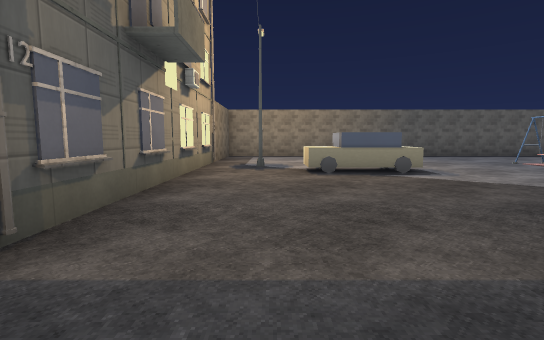
View 1 (above)

18 first-person views from a walk through a level from a Godot 3-D game. The camera is 1.2 m above the floor, tilts 6° down and sees 85° across. The floor is counted in squares, 2 m on a side. Each view is taken from the middle of a square. On the plan, view 1 faces up. The plan holds only what a view shows up to about 9 squares ahead; the rest is blank. The place goes on beyond the plan. Some surface patterns are stand-ins.

View 2
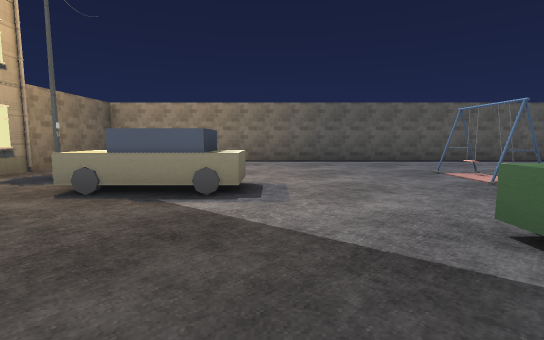

View 3
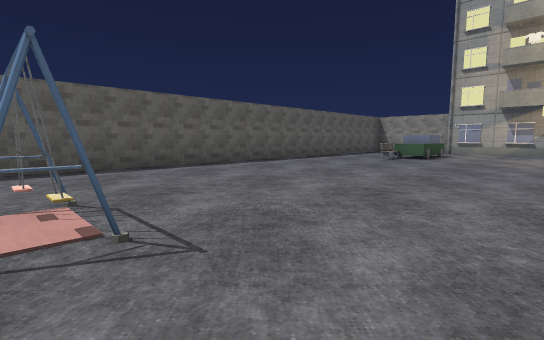

View 4
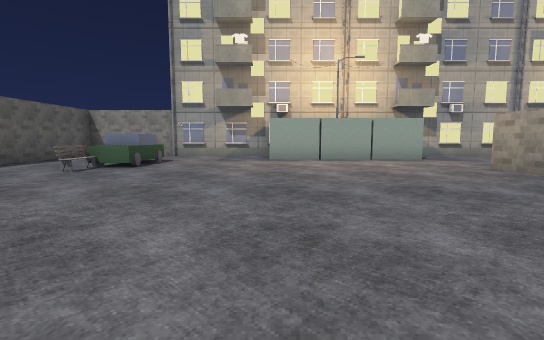

View 5
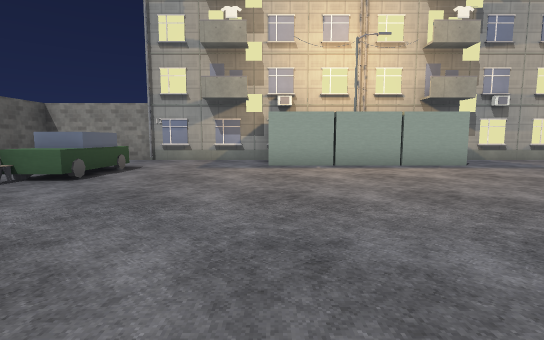

View 6
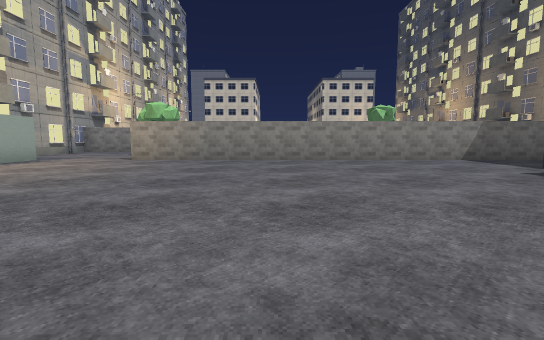

View 7
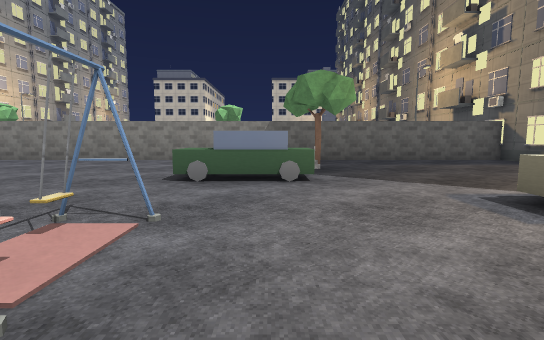

View 8
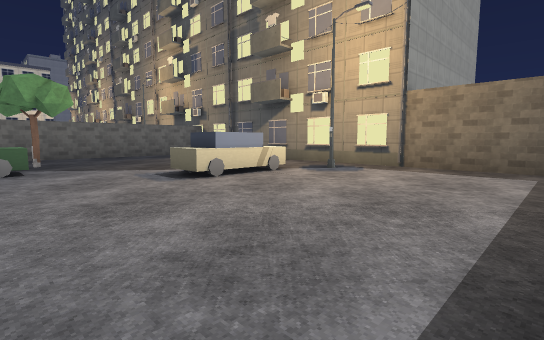

View 9
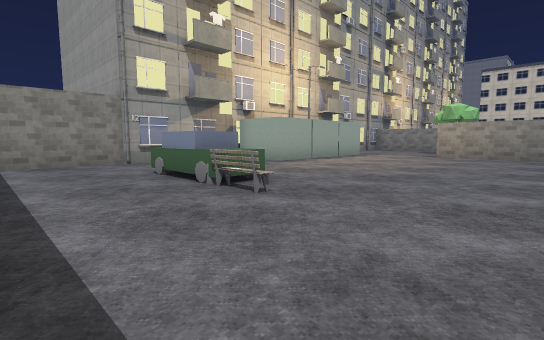

View 10
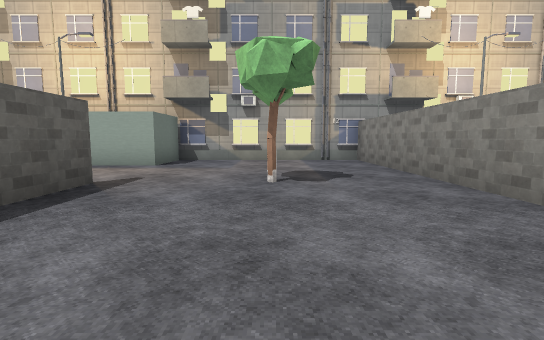

View 11
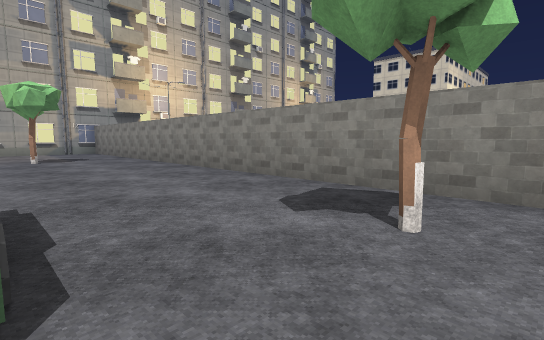

View 12
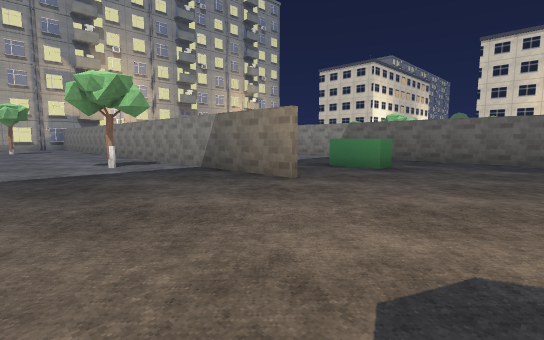

View 13
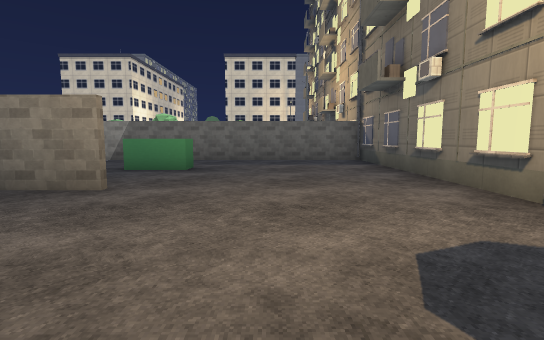

View 14
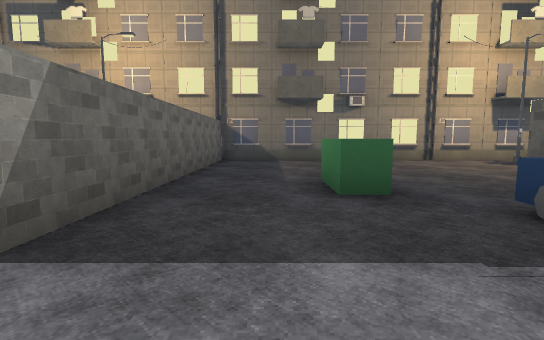

View 15
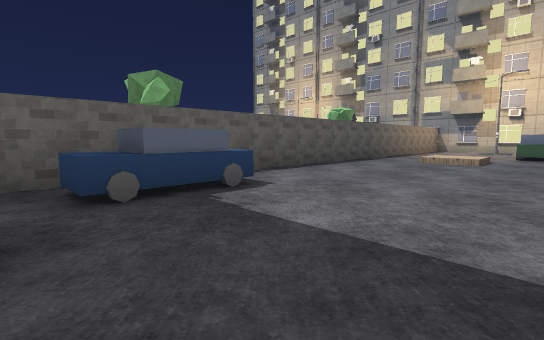

View 16
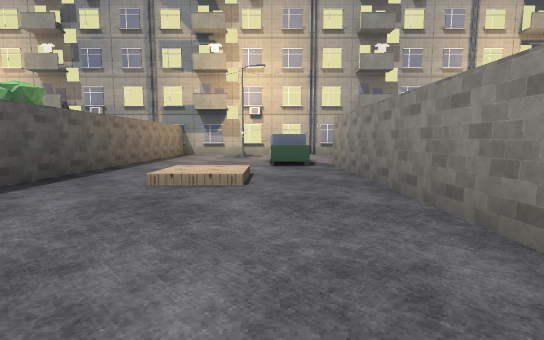

View 17
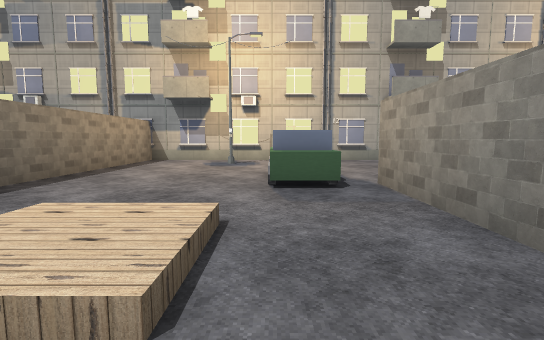

View 18
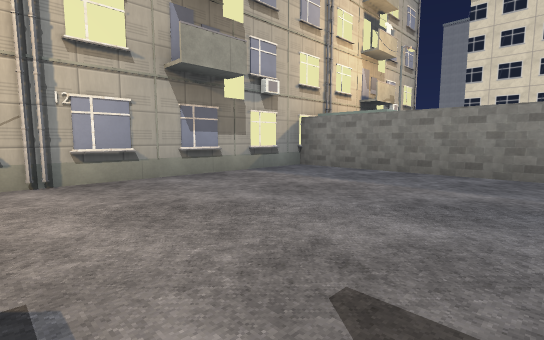

### Floor plan
Key: @ floor where view 1 was taken; # wall or solid block; . floor; / step, stairs or slope; T tower; C car; B bench; L block; R tree.
Columns run from 4 left of view 1 to 22 right of it. Each row starts with its distance up from view 1.
 11      ############   #####
 10   #.....................#
  9   #.....................#
  8 TT#................B....#
  7  TT.......#........CCC..TTT
  6   T..CC...#.............T
  5   T.....................T
  4   T...................LLT
  3   T......CC...........LLT
  2   T.....R.............LLT
  1   T...................LLT
  0   T.@.................LLT
 -1   TT######## #######....T
 -2   T ........CC..........T
 -3   T.#..............R....T
 -4   T........R............T
 -5   T.....................T
 -6   T.....#CC#############T
 -7   T......CC.............T
 -8   T....L........//....#.T
 -9   T................CC...T
-10   T.....................T
-11   TT######    ######....T
-12   T                .....T
-13   T                .....T
-14   T                .....T
-15   T                .....T
-16   T                ###LLT
-17                         TTT

Where each view was taken, in squares from view 1:
view 1: 0 up, 0 right, facing up
view 2: 2 up, 3 right, facing up
view 3: 4 up, 6 right, facing up-right
view 4: 4 up, 9 right, facing right
view 5: 4 up, 11 right, facing right
view 6: 8 up, 11 right, facing down
view 7: 8 up, 5 right, facing down
view 8: 10 up, 5 right, facing down-left
view 9: 10 up, 12 right, facing down-right
view 10: 3 down, 11 right, facing right
view 11: 2 down, 6 right, facing down-right
view 12: 2 down, 0 right, facing down-right
view 13: 2 down, 1 right, facing down
view 14: 9 down, 7 right, facing left
view 15: 10 down, 4 right, facing up-right
view 16: 9 down, 8 right, facing right
view 17: 9 down, 11 right, facing right
view 18: 10 down, 15 right, facing down-right
